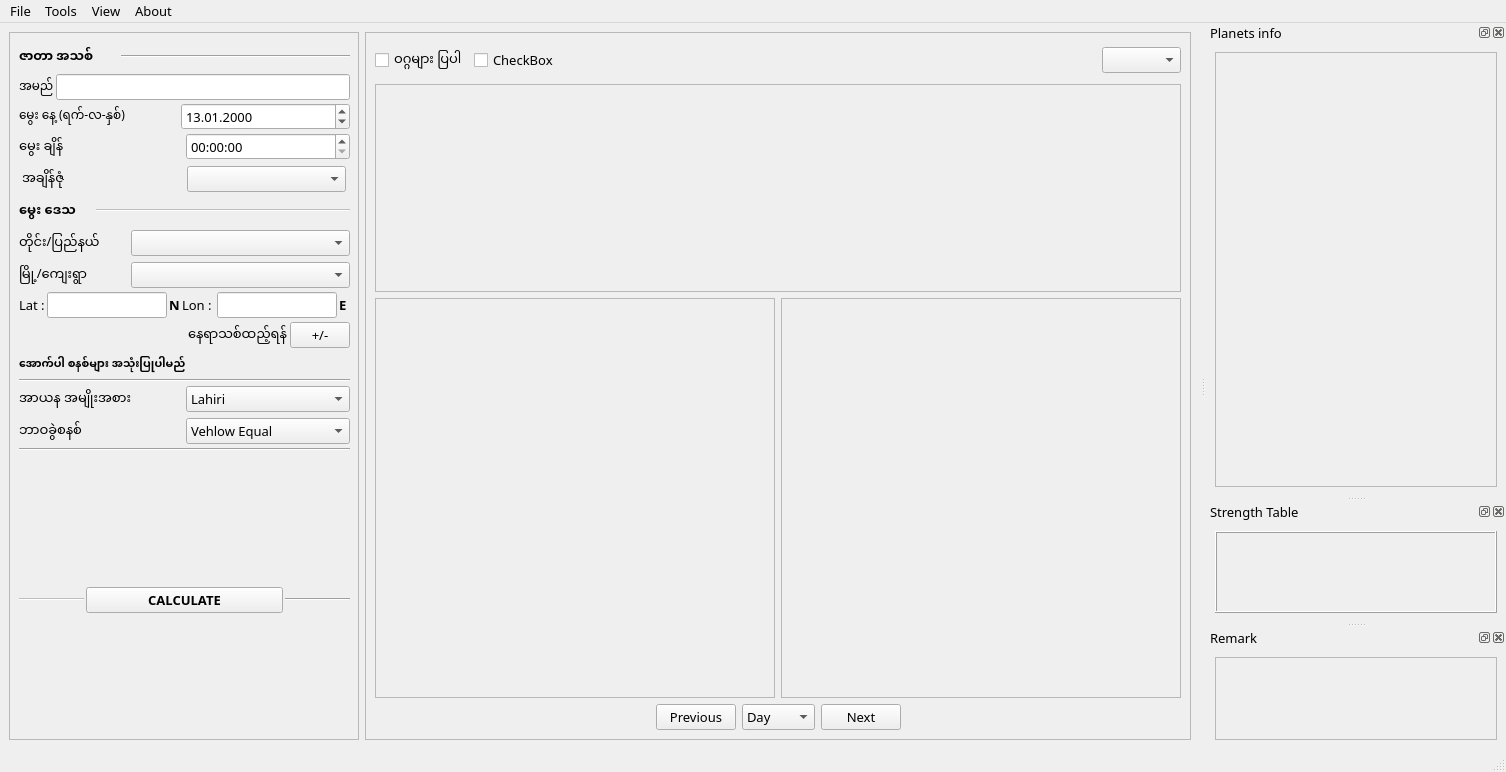
<?xml version="1.0" encoding="UTF-8"?>
<ui version="4.0">
 <class>MainWindow</class>
 <widget class="QMainWindow" name="MainWindow">
  <property name="geometry">
   <rect>
    <x>0</x>
    <y>0</y>
    <width>1411</width>
    <height>772</height>
   </rect>
  </property>
  <property name="font">
   <font>
    <family>Pyidaungsu</family>
    <pointsize>10</pointsize>
   </font>
  </property>
  <property name="windowTitle">
   <string>Bharani App</string>
  </property>
  <property name="windowIcon">
   <iconset>
    <normaloff>res/VediIcon.ico</normaloff>res/VediIcon.ico</iconset>
  </property>
  <widget class="QWidget" name="centralwidget">
   <property name="enabled">
    <bool>true</bool>
   </property>
   <layout class="QVBoxLayout" name="_2">
    <item>
     <layout class="QHBoxLayout" name="horizontalLayout" stretch="2,3">
      <property name="sizeConstraint">
       <enum>QLayout::SetMaximumSize</enum>
      </property>
      <item>
       <widget class="QFrame" name="frame">
        <property name="enabled">
         <bool>true</bool>
        </property>
        <property name="sizePolicy">
         <sizepolicy hsizetype="Fixed" vsizetype="Preferred">
          <horstretch>0</horstretch>
          <verstretch>0</verstretch>
         </sizepolicy>
        </property>
        <property name="minimumSize">
         <size>
          <width>350</width>
          <height>0</height>
         </size>
        </property>
        <property name="maximumSize">
         <size>
          <width>350</width>
          <height>16777215</height>
         </size>
        </property>
        <property name="frameShape">
         <enum>QFrame::StyledPanel</enum>
        </property>
        <property name="frameShadow">
         <enum>QFrame::Sunken</enum>
        </property>
        <widget class="QWidget" name="layoutWidget">
         <property name="geometry">
          <rect>
           <x>10</x>
           <y>10</y>
           <width>331</width>
           <height>571</height>
          </rect>
         </property>
         <layout class="QVBoxLayout" name="LeftMainbar">
          <property name="spacing">
           <number>2</number>
          </property>
          <property name="sizeConstraint">
           <enum>QLayout::SetDefaultConstraint</enum>
          </property>
          <property name="leftMargin">
           <number>0</number>
          </property>
          <property name="rightMargin">
           <number>0</number>
          </property>
          <item>
           <layout class="QHBoxLayout" name="horizontalLayout_2">
            <item>
             <widget class="QLabel" name="label">
              <property name="enabled">
               <bool>true</bool>
              </property>
              <property name="maximumSize">
               <size>
                <width>100</width>
                <height>16777215</height>
               </size>
              </property>
              <property name="font">
               <font>
                <weight>75</weight>
                <bold>true</bold>
               </font>
              </property>
              <property name="text">
               <string>ဇာတာ အသစ်</string>
              </property>
             </widget>
            </item>
            <item>
             <widget class="Line" name="line">
              <property name="orientation">
               <enum>Qt::Horizontal</enum>
              </property>
             </widget>
            </item>
           </layout>
          </item>
          <item>
           <layout class="QHBoxLayout" name="horizontalLayout_3">
            <item>
             <widget class="QLabel" name="label_2">
              <property name="enabled">
               <bool>true</bool>
              </property>
              <property name="maximumSize">
               <size>
                <width>75</width>
                <height>16777215</height>
               </size>
              </property>
              <property name="baseSize">
               <size>
                <width>75</width>
                <height>0</height>
               </size>
              </property>
              <property name="font">
               <font>
                <pointsize>9</pointsize>
               </font>
              </property>
              <property name="text">
               <string>အမည်</string>
              </property>
             </widget>
            </item>
            <item>
             <widget class="QLineEdit" name="txtName">
              <property name="enabled">
               <bool>true</bool>
              </property>
              <property name="tabletTracking">
               <bool>false</bool>
              </property>
             </widget>
            </item>
           </layout>
          </item>
          <item>
           <layout class="QHBoxLayout" name="horizontalLayout_4">
            <item>
             <widget class="QLabel" name="label_3">
              <property name="maximumSize">
               <size>
                <width>160</width>
                <height>16777215</height>
               </size>
              </property>
              <property name="font">
               <font>
                <pointsize>9</pointsize>
               </font>
              </property>
              <property name="text">
               <string>မွေး နေ့ (ရက်-လ-နှစ်)</string>
              </property>
             </widget>
            </item>
            <item>
             <widget class="QDateEdit" name="cboDate">
              <property name="enabled">
               <bool>true</bool>
              </property>
              <property name="displayFormat">
               <string>dd.MM.yyyy</string>
              </property>
              <property name="date">
               <date>
                <year>2000</year>
                <month>1</month>
                <day>13</day>
               </date>
              </property>
             </widget>
            </item>
           </layout>
          </item>
          <item>
           <layout class="QHBoxLayout" name="horizontalLayout_5">
            <item>
             <widget class="QLabel" name="label_4">
              <property name="enabled">
               <bool>true</bool>
              </property>
              <property name="minimumSize">
               <size>
                <width>160</width>
                <height>0</height>
               </size>
              </property>
              <property name="text">
               <string>မွေး ချိန်</string>
              </property>
             </widget>
            </item>
            <item>
             <widget class="QTimeEdit" name="cboTime"/>
            </item>
           </layout>
          </item>
          <item>
           <layout class="QHBoxLayout" name="horizontalLayout_15">
            <item>
             <widget class="QLabel" name="lblTimeZone">
              <property name="minimumSize">
               <size>
                <width>100</width>
                <height>0</height>
               </size>
              </property>
              <property name="maximumSize">
               <size>
                <width>160</width>
                <height>16777215</height>
               </size>
              </property>
              <property name="text">
               <string>အချိန်ဇုံ</string>
              </property>
              <property name="alignment">
               <set>Qt::AlignLeading|Qt::AlignLeft|Qt::AlignVCenter</set>
              </property>
             </widget>
            </item>
            <item>
             <widget class="QComboBox" name="cboTimezone">
              <property name="sizePolicy">
               <sizepolicy hsizetype="Maximum" vsizetype="Fixed">
                <horstretch>0</horstretch>
                <verstretch>0</verstretch>
               </sizepolicy>
              </property>
              <property name="minimumSize">
               <size>
                <width>136</width>
                <height>0</height>
               </size>
              </property>
              <property name="maximumSize">
               <size>
                <width>159</width>
                <height>16777215</height>
               </size>
              </property>
             </widget>
            </item>
           </layout>
          </item>
          <item>
           <layout class="QHBoxLayout" name="horizontalLayout_6">
            <item>
             <widget class="QLabel" name="label_5">
              <property name="maximumSize">
               <size>
                <width>75</width>
                <height>16777215</height>
               </size>
              </property>
              <property name="font">
               <font>
                <weight>75</weight>
                <bold>true</bold>
               </font>
              </property>
              <property name="text">
               <string>မွေး ဒေသ</string>
              </property>
             </widget>
            </item>
            <item>
             <widget class="Line" name="line_2">
              <property name="enabled">
               <bool>false</bool>
              </property>
              <property name="orientation">
               <enum>Qt::Horizontal</enum>
              </property>
             </widget>
            </item>
           </layout>
          </item>
          <item>
           <layout class="QHBoxLayout" name="horizontalLayout_7" stretch="1,2">
            <item>
             <widget class="QLabel" name="label_6">
              <property name="text">
               <string>တိုင်း/ပြည်နယ်</string>
              </property>
             </widget>
            </item>
            <item>
             <widget class="QComboBox" name="cboState">
              <property name="enabled">
               <bool>true</bool>
              </property>
             </widget>
            </item>
           </layout>
          </item>
          <item>
           <layout class="QHBoxLayout" name="horizontalLayout_8" stretch="1,2">
            <item>
             <widget class="QLabel" name="label_7">
              <property name="enabled">
               <bool>true</bool>
              </property>
              <property name="text">
               <string>မြို့/ကျေးရွာ</string>
              </property>
             </widget>
            </item>
            <item>
             <widget class="QComboBox" name="cboCity">
              <property name="enabled">
               <bool>true</bool>
              </property>
             </widget>
            </item>
           </layout>
          </item>
          <item>
           <layout class="QHBoxLayout" name="horizontalLayout_9">
            <item>
             <widget class="QLabel" name="label_8">
              <property name="text">
               <string>Lat :</string>
              </property>
             </widget>
            </item>
            <item>
             <widget class="QLineEdit" name="txtLat">
              <property name="maxLength">
               <number>10</number>
              </property>
             </widget>
            </item>
            <item>
             <widget class="QLabel" name="lblN">
              <property name="enabled">
               <bool>true</bool>
              </property>
              <property name="font">
               <font>
                <weight>75</weight>
                <bold>true</bold>
               </font>
              </property>
              <property name="text">
               <string>N</string>
              </property>
             </widget>
            </item>
            <item>
             <widget class="QLabel" name="label_9">
              <property name="text">
               <string>Lon : </string>
              </property>
             </widget>
            </item>
            <item>
             <widget class="QLineEdit" name="txtLon">
              <property name="maxLength">
               <number>10</number>
              </property>
             </widget>
            </item>
            <item>
             <widget class="QLabel" name="lblE">
              <property name="font">
               <font>
                <weight>75</weight>
                <bold>true</bold>
               </font>
              </property>
              <property name="text">
               <string>E </string>
              </property>
             </widget>
            </item>
           </layout>
          </item>
          <item>
           <layout class="QHBoxLayout" name="horizontalLayout_10" stretch="3,0">
            <item alignment="Qt::AlignRight">
             <widget class="QLabel" name="label_12">
              <property name="enabled">
               <bool>true</bool>
              </property>
              <property name="sizePolicy">
               <sizepolicy hsizetype="Preferred" vsizetype="Preferred">
                <horstretch>0</horstretch>
                <verstretch>0</verstretch>
               </sizepolicy>
              </property>
              <property name="text">
               <string>နေရာသစ်ထည့်ရန်</string>
              </property>
             </widget>
            </item>
            <item>
             <widget class="QPushButton" name="btnEditPlace">
              <property name="maximumSize">
               <size>
                <width>60</width>
                <height>16777215</height>
               </size>
              </property>
              <property name="text">
               <string>+/-</string>
              </property>
             </widget>
            </item>
           </layout>
          </item>
          <item>
           <widget class="QLabel" name="label_15">
            <property name="font">
             <font>
              <family>Pyidaungsu</family>
              <pointsize>8</pointsize>
              <weight>75</weight>
              <bold>true</bold>
             </font>
            </property>
            <property name="text">
             <string>အောက်ပါ စနစ်များ အသုံးပြုပါမည်</string>
            </property>
           </widget>
          </item>
          <item>
           <widget class="Line" name="line_5">
            <property name="orientation">
             <enum>Qt::Horizontal</enum>
            </property>
           </widget>
          </item>
          <item>
           <layout class="QHBoxLayout" name="horizontalLayout_13" stretch="0,0">
            <item>
             <widget class="QLabel" name="label_13">
              <property name="minimumSize">
               <size>
                <width>176</width>
                <height>0</height>
               </size>
              </property>
              <property name="maximumSize">
               <size>
                <width>176</width>
                <height>16777215</height>
               </size>
              </property>
              <property name="text">
               <string>အာယန အမျိုးအစား</string>
              </property>
             </widget>
            </item>
            <item>
             <widget class="QComboBox" name="cboAyana">
              <property name="minimumSize">
               <size>
                <width>0</width>
                <height>0</height>
               </size>
              </property>
              <property name="maximumSize">
               <size>
                <width>213</width>
                <height>16777215</height>
               </size>
              </property>
              <property name="font">
               <font>
                <pointsize>10</pointsize>
               </font>
              </property>
              <property name="styleSheet">
               <string notr="true"/>
              </property>
              <property name="currentIndex">
               <number>0</number>
              </property>
              <property name="duplicatesEnabled">
               <bool>false</bool>
              </property>
              <item>
               <property name="text">
                <string>Lahiri</string>
               </property>
              </item>
              <item>
               <property name="text">
                <string>Krishnamurti</string>
               </property>
              </item>
              <item>
               <property name="text">
                <string>Raman</string>
               </property>
              </item>
              <item>
               <property name="text">
                <string>Fagan/Bradley</string>
               </property>
              </item>
              <item>
               <property name="text">
                <string>Yukteshwar</string>
               </property>
              </item>
              <item>
               <property name="text">
                <string>J2000</string>
               </property>
              </item>
              <item>
               <property name="text">
                <string>Suryasiddhanta</string>
               </property>
              </item>
              <item>
               <property name="text">
                <string>True Citra / True Revati</string>
               </property>
              </item>
              <item>
               <property name="text">
                <string>Galactic Center / Dhruva</string>
               </property>
              </item>
             </widget>
            </item>
           </layout>
          </item>
          <item>
           <layout class="QHBoxLayout" name="horizontalLayout_14">
            <item>
             <widget class="QLabel" name="label_14">
              <property name="text">
               <string>ဘာဝခွဲစနစ်</string>
              </property>
             </widget>
            </item>
            <item>
             <widget class="QComboBox" name="cboHouseSys">
              <property name="currentIndex">
               <number>1</number>
              </property>
              <item>
               <property name="text">
                <string>Whole Sign</string>
               </property>
              </item>
              <item>
               <property name="text">
                <string>Vehlow Equal</string>
               </property>
              </item>
              <item>
               <property name="text">
                <string>Equal</string>
               </property>
              </item>
              <item>
               <property name="text">
                <string>Placidus</string>
               </property>
              </item>
              <item>
               <property name="text">
                <string>Sripati</string>
               </property>
              </item>
              <item>
               <property name="text">
                <string>Porphyry</string>
               </property>
              </item>
             </widget>
            </item>
           </layout>
          </item>
          <item>
           <widget class="Line" name="line_6">
            <property name="orientation">
             <enum>Qt::Horizontal</enum>
            </property>
           </widget>
          </item>
          <item>
           <spacer name="verticalSpacer_2">
            <property name="orientation">
             <enum>Qt::Vertical</enum>
            </property>
            <property name="sizeHint" stdset="0">
             <size>
              <width>20</width>
              <height>36</height>
             </size>
            </property>
           </spacer>
          </item>
          <item>
           <layout class="QHBoxLayout" name="horizontalLayout_11" stretch="1,3,1">
            <item>
             <widget class="Line" name="line_4">
              <property name="enabled">
               <bool>false</bool>
              </property>
              <property name="orientation">
               <enum>Qt::Horizontal</enum>
              </property>
             </widget>
            </item>
            <item>
             <widget class="QPushButton" name="btnCalculate">
              <property name="font">
               <font>
                <weight>75</weight>
                <bold>true</bold>
               </font>
              </property>
              <property name="text">
               <string>  CALCULATE  </string>
              </property>
             </widget>
            </item>
            <item>
             <widget class="Line" name="line_3">
              <property name="orientation">
               <enum>Qt::Horizontal</enum>
              </property>
             </widget>
            </item>
           </layout>
          </item>
         </layout>
        </widget>
       </widget>
      </item>
      <item>
       <widget class="QFrame" name="frame_2">
        <property name="enabled">
         <bool>true</bool>
        </property>
        <property name="frameShape">
         <enum>QFrame::StyledPanel</enum>
        </property>
        <property name="frameShadow">
         <enum>QFrame::Sunken</enum>
        </property>
        <layout class="QVBoxLayout" name="verticalLayout_4">
         <item>
          <layout class="QVBoxLayout" name="verticalLayout_2">
           <item>
            <layout class="QHBoxLayout" name="horizontalLayout_16">
             <item>
              <widget class="QCheckBox" name="chkDivision">
               <property name="text">
                <string>ဝဂ္ဂများ ပြပါ</string>
               </property>
              </widget>
             </item>
             <item>
              <widget class="QCheckBox" name="checkBox">
               <property name="text">
                <string>CheckBox</string>
               </property>
              </widget>
             </item>
             <item>
              <spacer name="horizontalSpacer_3">
               <property name="orientation">
                <enum>Qt::Horizontal</enum>
               </property>
               <property name="sizeHint" stdset="0">
                <size>
                 <width>40</width>
                 <height>20</height>
                </size>
               </property>
              </spacer>
             </item>
             <item>
              <widget class="QComboBox" name="cboCheckable"/>
             </item>
            </layout>
           </item>
           <item>
            <widget class="QScrollArea" name="scrollArea">
             <property name="maximumSize">
              <size>
               <width>16777215</width>
               <height>560</height>
              </size>
             </property>
             <property name="widgetResizable">
              <bool>true</bool>
             </property>
             <widget class="QWidget" name="scrollAreaWidgetContents">
              <property name="geometry">
               <rect>
                <x>0</x>
                <y>0</y>
                <width>698</width>
                <height>161</height>
               </rect>
              </property>
             </widget>
            </widget>
           </item>
           <item>
            <layout class="QHBoxLayout" name="horizontalLayout_17">
             <item>
              <widget class="QFrame" name="frame_3">
               <property name="minimumSize">
                <size>
                 <width>400</width>
                 <height>400</height>
                </size>
               </property>
               <property name="maximumSize">
                <size>
                 <width>400</width>
                 <height>400</height>
                </size>
               </property>
               <property name="frameShape">
                <enum>QFrame::StyledPanel</enum>
               </property>
               <property name="frameShadow">
                <enum>QFrame::Raised</enum>
               </property>
              </widget>
             </item>
             <item>
              <widget class="QFrame" name="frame_4">
               <property name="minimumSize">
                <size>
                 <width>400</width>
                 <height>0</height>
                </size>
               </property>
               <property name="maximumSize">
                <size>
                 <width>400</width>
                 <height>16777215</height>
                </size>
               </property>
               <property name="frameShape">
                <enum>QFrame::StyledPanel</enum>
               </property>
               <property name="frameShadow">
                <enum>QFrame::Raised</enum>
               </property>
              </widget>
             </item>
            </layout>
           </item>
           <item>
            <layout class="QHBoxLayout" name="horizontalLayout_12">
             <item>
              <spacer name="horizontalSpacer">
               <property name="orientation">
                <enum>Qt::Horizontal</enum>
               </property>
               <property name="sizeHint" stdset="0">
                <size>
                 <width>80</width>
                 <height>20</height>
                </size>
               </property>
              </spacer>
             </item>
             <item>
              <widget class="QPushButton" name="btnPreVal">
               <property name="text">
                <string>Previous</string>
               </property>
              </widget>
             </item>
             <item>
              <widget class="QComboBox" name="cboStep">
               <property name="maximumSize">
                <size>
                 <width>150</width>
                 <height>16777215</height>
                </size>
               </property>
               <property name="currentIndex">
                <number>3</number>
               </property>
               <item>
                <property name="text">
                 <string>Second</string>
                </property>
               </item>
               <item>
                <property name="text">
                 <string>Minute</string>
                </property>
               </item>
               <item>
                <property name="text">
                 <string>Hour</string>
                </property>
               </item>
               <item>
                <property name="text">
                 <string>Day</string>
                </property>
               </item>
               <item>
                <property name="text">
                 <string>Month</string>
                </property>
               </item>
               <item>
                <property name="text">
                 <string>Year</string>
                </property>
               </item>
              </widget>
             </item>
             <item>
              <widget class="QPushButton" name="btnNextVal">
               <property name="text">
                <string>Next</string>
               </property>
              </widget>
             </item>
             <item>
              <spacer name="horizontalSpacer_2">
               <property name="orientation">
                <enum>Qt::Horizontal</enum>
               </property>
               <property name="sizeHint" stdset="0">
                <size>
                 <width>80</width>
                 <height>20</height>
                </size>
               </property>
              </spacer>
             </item>
            </layout>
           </item>
          </layout>
         </item>
        </layout>
       </widget>
      </item>
     </layout>
    </item>
   </layout>
  </widget>
  <widget class="QMenuBar" name="menubar">
   <property name="geometry">
    <rect>
     <x>0</x>
     <y>0</y>
     <width>1411</width>
     <height>26</height>
    </rect>
   </property>
   <property name="sizePolicy">
    <sizepolicy hsizetype="Minimum" vsizetype="Minimum">
     <horstretch>0</horstretch>
     <verstretch>0</verstretch>
    </sizepolicy>
   </property>
   <widget class="QMenu" name="menuFile">
    <property name="title">
     <string>File</string>
    </property>
    <addaction name="actionNew"/>
    <addaction name="actionOpen"/>
    <addaction name="actionSave"/>
    <addaction name="separator"/>
    <addaction name="actionExit"/>
   </widget>
   <widget class="QMenu" name="menuTools">
    <property name="title">
     <string>Tools</string>
    </property>
    <addaction name="actionSettings"/>
    <addaction name="actionView"/>
   </widget>
   <widget class="QMenu" name="menuWindows">
    <property name="title">
     <string>View</string>
    </property>
    <addaction name="actionPlanets_info"/>
    <addaction name="actionStrength_Table"/>
    <addaction name="actionRemark"/>
   </widget>
   <widget class="QMenu" name="menuAbout">
    <property name="title">
     <string>About</string>
    </property>
    <addaction name="actionAbout_Me"/>
   </widget>
   <addaction name="menuFile"/>
   <addaction name="menuTools"/>
   <addaction name="menuWindows"/>
   <addaction name="menuAbout"/>
  </widget>
  <widget class="QStatusBar" name="statusbar">
   <property name="baseSize">
    <size>
     <width>1024</width>
     <height>36</height>
    </size>
   </property>
   <property name="font">
    <font>
     <family>Pyidaungsu</family>
    </font>
   </property>
   <property name="Status :" stdset="0">
    <string>Good Contition</string>
   </property>
  </widget>
  <widget class="QDockWidget" name="docPlanetsInfo">
   <property name="minimumSize">
    <size>
     <width>300</width>
     <height>149</height>
    </size>
   </property>
   <property name="windowTitle">
    <string>Planets info</string>
   </property>
   <attribute name="dockWidgetArea">
    <number>2</number>
   </attribute>
   <widget class="QWidget" name="dockWidgetContents">
    <layout class="QVBoxLayout" name="verticalLayout">
     <item>
      <widget class="QScrollArea" name="frm_planet_info">
       <property name="widgetResizable">
        <bool>true</bool>
       </property>
       <widget class="QWidget" name="scrollAreaWidgetContents_2">
        <property name="geometry">
         <rect>
          <x>0</x>
          <y>0</y>
          <width>276</width>
          <height>183</height>
         </rect>
        </property>
       </widget>
      </widget>
     </item>
    </layout>
   </widget>
  </widget>
  <widget class="QDockWidget" name="docStrength">
   <property name="windowTitle">
    <string>Strength Table</string>
   </property>
   <attribute name="dockWidgetArea">
    <number>2</number>
   </attribute>
   <widget class="QWidget" name="dockWidgetContents_3">
    <layout class="QVBoxLayout" name="verticalLayout_3">
     <item>
      <widget class="QFrame" name="frm_strength_table">
       <property name="frameShape">
        <enum>QFrame::Box</enum>
       </property>
       <property name="frameShadow">
        <enum>QFrame::Raised</enum>
       </property>
      </widget>
     </item>
    </layout>
   </widget>
  </widget>
  <widget class="QDockWidget" name="docRemark">
   <property name="windowTitle">
    <string>Remark</string>
   </property>
   <attribute name="dockWidgetArea">
    <number>2</number>
   </attribute>
   <widget class="QWidget" name="dockWidgetContents_4">
    <layout class="QVBoxLayout" name="verticalLayout_5">
     <item>
      <widget class="QFrame" name="frm_remark">
       <property name="frameShape">
        <enum>QFrame::StyledPanel</enum>
       </property>
       <property name="frameShadow">
        <enum>QFrame::Raised</enum>
       </property>
      </widget>
     </item>
    </layout>
   </widget>
  </widget>
  <action name="actionNew">
   <property name="text">
    <string>New</string>
   </property>
  </action>
  <action name="actionOpen">
   <property name="text">
    <string>Open</string>
   </property>
  </action>
  <action name="actionSave">
   <property name="text">
    <string>Save</string>
   </property>
  </action>
  <action name="actionExit">
   <property name="text">
    <string>Exit</string>
   </property>
  </action>
  <action name="actionSettings">
   <property name="text">
    <string>Settings</string>
   </property>
  </action>
  <action name="actionAbout_Me">
   <property name="text">
    <string>About Me</string>
   </property>
  </action>
  <action name="actionView">
   <property name="text">
    <string>View</string>
   </property>
  </action>
  <action name="actionPlanets_info">
   <property name="checkable">
    <bool>true</bool>
   </property>
   <property name="checked">
    <bool>true</bool>
   </property>
   <property name="text">
    <string>Planets info</string>
   </property>
  </action>
  <action name="actionStrength_Table">
   <property name="checkable">
    <bool>true</bool>
   </property>
   <property name="checked">
    <bool>true</bool>
   </property>
   <property name="text">
    <string>Strength Table</string>
   </property>
  </action>
  <action name="actionRemark">
   <property name="checkable">
    <bool>true</bool>
   </property>
   <property name="checked">
    <bool>true</bool>
   </property>
   <property name="text">
    <string>Remark</string>
   </property>
  </action>
 </widget>
 <resources/>
 <connections/>
</ui>
